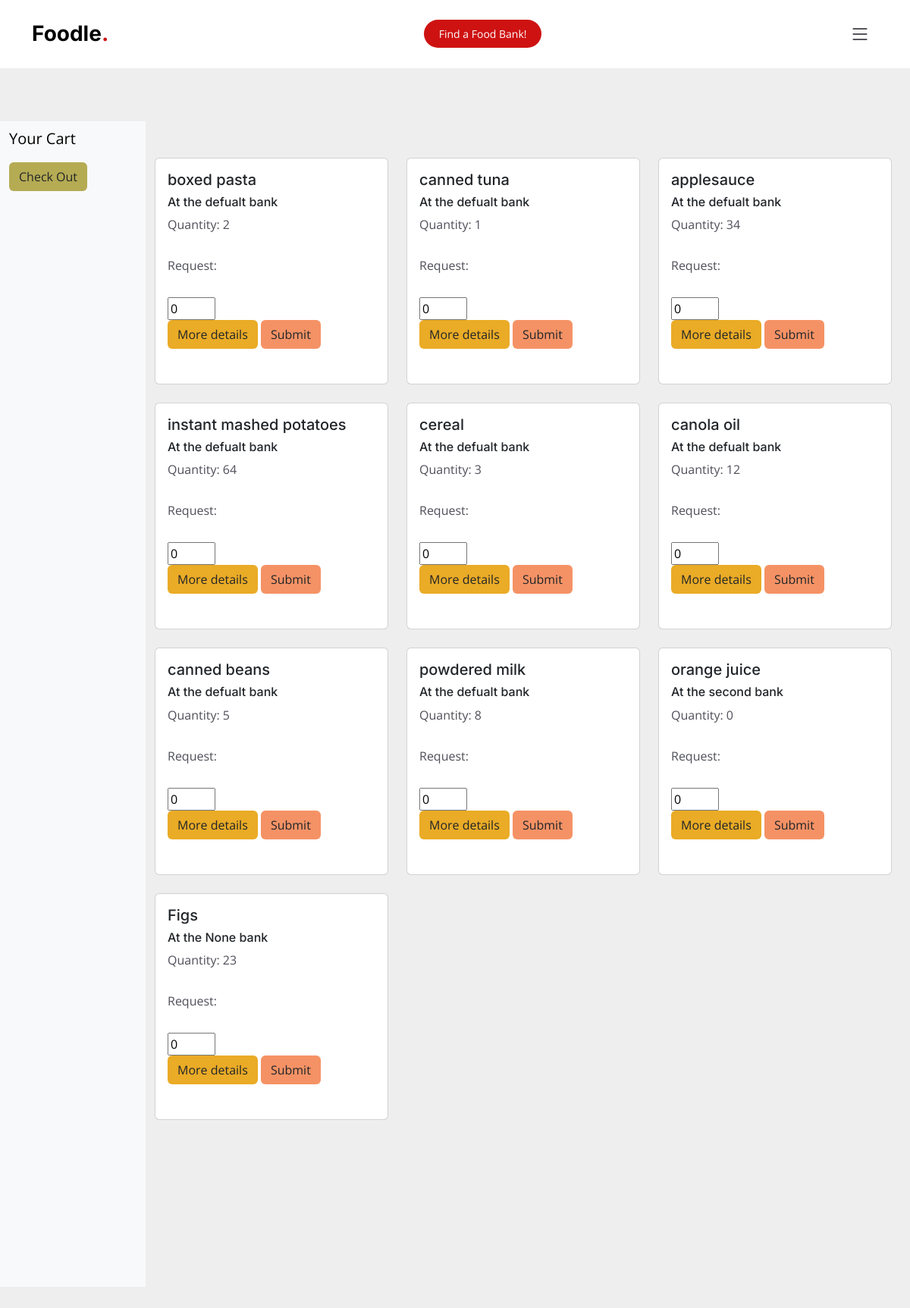
The page /inventory (signed in) on the database its author committed.
### app.py (models this page shows, shortened)
class Inventory(db.Model):
    id= db.Column(db.Integer, primary_key=True)
    name = db.Column(db.String)
    qty = db.Column(db.Integer)
    description = db.Column(db.String(255))
    bank = db.Column(db.String)
    tags = db.Column(db.String(255))

### app.py (the view, shortened to what this page needs)
@app.route('/inventory', methods=["POST","GET"])
@login_required
def inventory():
    all_inventory = Inventory.query.all()
    cart = session.get('cart', [])
    session['cart'] = cart
    return render_template("inventory.html", invent_list=all_inventory, cart=cart)

### app.py (called while the page is built)
@login_manager.user_loader
def load_user(user_id):
    return User.query.get(int(user_id))

### templates/inventory.html (shortened to what this page needs)
{%extends "base.html"%}
{%block content%}
<section id="hero" class="hero d-flex align-items-center section-bg">
<div class="">
  <div class="row vh-100 overflow-auto">
    <div class="col-12 col-sm-3 col-xl-2 px-sm-2 px-0 bg-light d-flex sticky-top">
      <div class="d-flex flex-sm-column flex-row flex-grow-1 align-items-center align-items-sm-start px-3 pt-2 text-clack">
        <a href="/" class="d-flex align-items-center pb-sm-3 mb-md-0 me-md-auto text-black text-decoration-none">
          <span class="fs-5">Your Cart</span>
        </a>
        <ul class="nav nav-pills flex-sm-column flex-row flex-nowrap flex-shrink-1 flex-sm-grow-0 flex-grow-1 mb-sm-auto mb-0 justify-content-center align-items-center align-items-sm-start" id="menu">
          <form action="/inventory" method="POST">
            <li>
              <button type="submit" class="btn" style = "background-color: #B5AB53" name="checkout">Check Out</button>
            </li>
          </form>
        </ul>
      </div>
    </div>
      <div class="col d-flex flex-column h-100">
        <div class="row">
          <div class="row row-cols-1 row-cols-md-3 g-4">
            {%for thing in invent_list%}
            <div class="col">
              <div class="card">
                <form action="/inventory" method="POST">
                <div class="card-body">
                  <h5 class="card-title">{{thing.name}}</h5>
                  <h6>At the {{thing.bank}} bank</h6>
                  <p class="card-text">
                    <label for="qty">Quantity: {{thing.qty}}</label>
                <p>Request:</p>
                <input type="number" id="qty" name="qty" min="0" max="100" step="1" value="0">
                <br>
                <button type="button" class="btn" style = "background-color: #EAAB26" data-bs-toggle="modal" data-bs-target="#exampleModal{{ loop.index }}">
                  More details
                </button>
                <button type="submit" class="btn" style = "background-color: #F59265" name="food_picked">Submit</button>
                  </p>
                </div>
              </form>
              </div>
            </div>
            {%endfor%}
          </div>
      </div>
  </div>
</div>
</div>
</section>
{%endblock%}

### static/assets/css/main.css (style rules this page uses)
:root { --font-default: "Open Sans", system-ui, -apple-system, "Segoe UI", Roboto, "Helvetica Neue", Arial, "Noto Sans", "Liberation Sans", sans-serif, "Apple Color Emoji", "Segoe UI Emoji", "Segoe UI Symbol", "Noto Color Emoji"; --font-primary: "Amatic SC", sans-serif; --font-secondary: "Inter", sans-serif; }
:root { --color-default: #212529; --color-primary: #ce1212; --color-secondary: #37373f; }
:root { scroll-behavior: smooth; }
body { font-family: var(--font-default); color: var(--color-default); }
a { color: var(--color-primary); text-decoration: none; }
h1, h2, h3, h4, h5, h6 { font-family: var(--font-secondary); }
section { overflow: hidden; padding: 80px 0; scroll-margin-top: 90px; overflow: clip; }
.section-bg { background-color: #eee; }
.hero { width: 100%; background-size: cover; position: relative; min-height: 60vh; padding: 160px 0 60px 0; }
.hero p { color: #4f4f5a; font-weight: 400; margin-bottom: 30px; }

### rows shown on the page
Inventory: name "boxed pasta", bank "defualt", qty "2"
Inventory: name "canned tuna", bank "defualt", qty "1"
Inventory: name "applesauce", bank "defualt", qty "34"
Inventory: name "instant mashed potatoes", bank "defualt", qty "64"
Inventory: name "cereal", bank "defualt", qty "3"
Inventory: name "canola oil", bank "defualt", qty "12"
Inventory: name "canned beans", bank "defualt", qty "5"
Inventory: name "powdered milk", bank "defualt", qty "8"
Inventory: name "orange juice", bank "second", qty "0"
Inventory: name "Figs", bank "None", qty "23"
